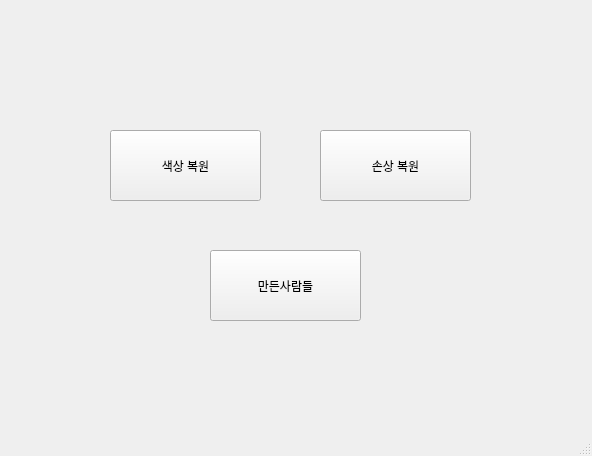
<?xml version="1.0" encoding="UTF-8"?>
<ui version="4.0">
 <class>MainWindow</class>
 <widget class="QMainWindow" name="MainWindow">
  <property name="geometry">
   <rect>
    <x>0</x>
    <y>0</y>
    <width>592</width>
    <height>456</height>
   </rect>
  </property>
  <property name="windowTitle">
   <string/>
  </property>
  <widget class="QWidget" name="centralwidget">
   <widget class="QPushButton" name="color_btn">
    <property name="geometry">
     <rect>
      <x>110</x>
      <y>130</y>
      <width>151</width>
      <height>71</height>
     </rect>
    </property>
    <property name="text">
     <string>색상 복원</string>
    </property>
   </widget>
   <widget class="QPushButton" name="demege_btn">
    <property name="geometry">
     <rect>
      <x>320</x>
      <y>130</y>
      <width>151</width>
      <height>71</height>
     </rect>
    </property>
    <property name="text">
     <string>손상 복원</string>
    </property>
   </widget>
   <widget class="QPushButton" name="producer_btn">
    <property name="geometry">
     <rect>
      <x>210</x>
      <y>250</y>
      <width>151</width>
      <height>71</height>
     </rect>
    </property>
    <property name="text">
     <string>만든사람들</string>
    </property>
   </widget>
  </widget>
  <widget class="QMenuBar" name="menubar">
   <property name="geometry">
    <rect>
     <x>0</x>
     <y>0</y>
     <width>592</width>
     <height>21</height>
    </rect>
   </property>
  </widget>
  <widget class="QStatusBar" name="statusbar"/>
 </widget>
 <resources/>
 <connections/>
</ui>
